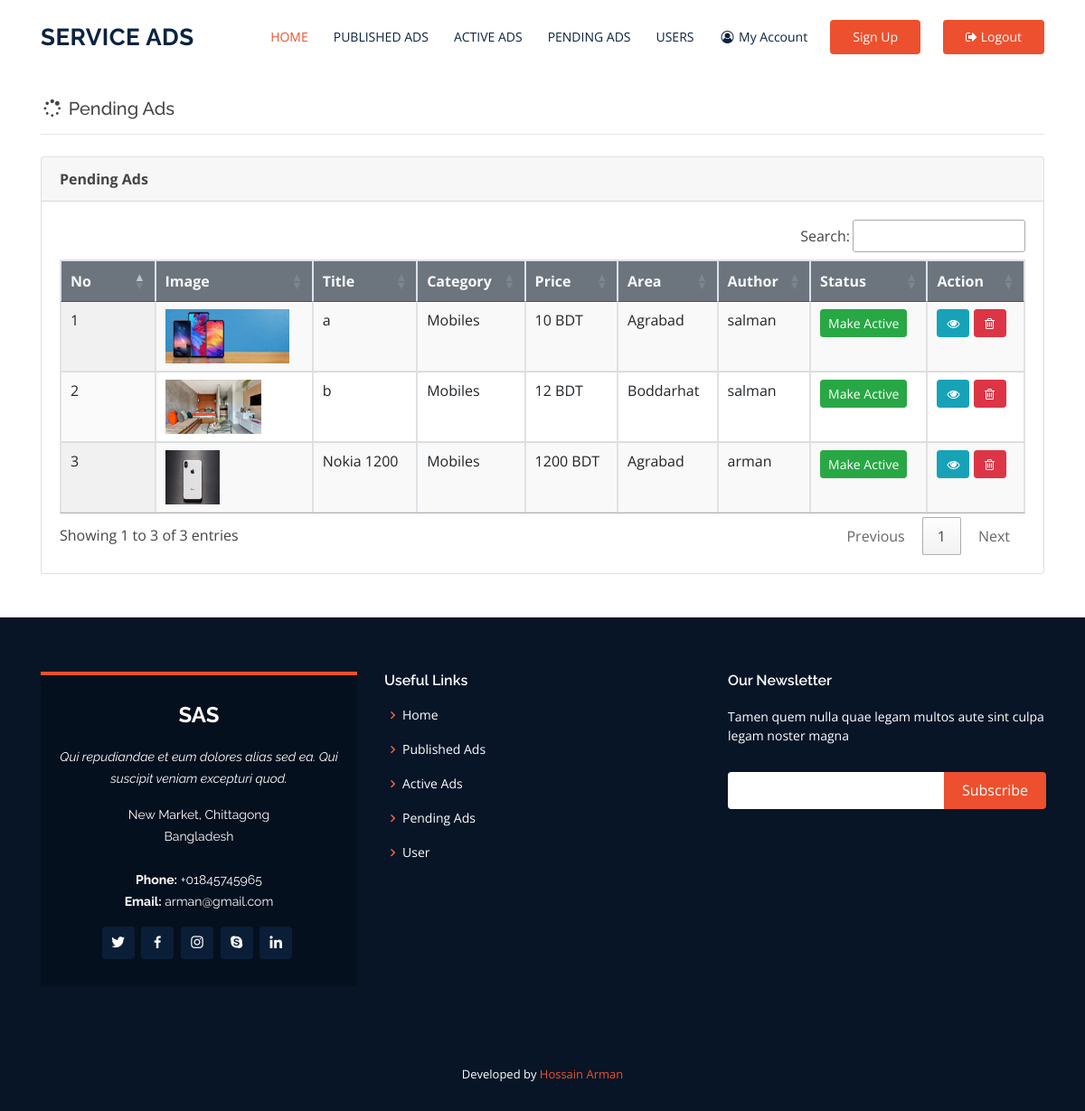
The app's page /pending_ads.php (signed in) with its own data.
### tables this page shows
CREATE TABLE IF NOT EXISTS `tb_upload_ads` (
  `ad_id` bigint(20) NOT NULL AUTO_INCREMENT,
  `ad_title` varchar(255) DEFAULT NULL,
  `ad_category` varchar(255) DEFAULT NULL,
  `area` varchar(255) DEFAULT NULL,
  `ad_fixed_price_or_not` varchar(255) DEFAULT NULL,
  `ad_price` double DEFAULT NULL,
  `ad_brand_name` varchar(255) DEFAULT NULL,
  `ad_description` varchar(255) DEFAULT NULL,
  `product_code` varchar(255) DEFAULT NULL,
  `ad_image` varchar(255) DEFAULT NULL,
  `upload_date` varchar(255) DEFAULT NULL,
  `ad_status` int(11) DEFAULT '0',
  `u_name` varchar(100) DEFAULT NULL,
  `entry_time` datetime DEFAULT NULL,
  PRIMARY KEY (`ad_id`)
);

### include/Database.php (called while the page is built, shortened)
<?php
Class Database{
 public $host   = DB_HOST;
 public $user   = DB_USER;
 public $pass   = DB_PASS;
 public $dbname = DB_NAME;
 public $link;
private function connectDB(){
 $this->link = new mysqli($this->host, $this->user, $this->pass,
  $this->dbname);
 }
public function select($query){
  $result = $this->link->query($query) or
   die($this->link->error.__LINE__);
  if($result->num_rows > 0){
    return $result;
  } else {
    return false;
  }
 }
}

### pending_ads.php (the view, shortened to what this page needs)
<?php
  include "include/Database.php";
 ?>
 <?php
   $db   = new Database();
   $sql  = "SELECT * FROM tb_upload_ads WHERE ad_status = 0";
   $read = $db->select($sql);
  ?>
<!DOCTYPE html>
<html lang="en">
<head>
  <link rel="stylesheet" href="font-awesome-4.7.0/css/font-awesome.min.css">
  <link rel="stylesheet" href="https://stackpath.bootstrapcdn.com/bootstrap/4.5.2/css/bootstrap.min.css">
  <link rel="stylesheet" href="https://cdn.datatables.net/1.10.22/css/jquery.dataTables.min.css">
  <link rel="stylesheet" href="https://cdn.datatables.net/buttons/1.6.4/css/buttons.dataTables.min.css">
  <link rel="stylesheet" href="https://cdn.datatables.net/responsive/2.2.3/css/responsive.dataTables.min.css">
  <link href="assets/vendor/bootstrap/css/bootstrap.min.css" rel="stylesheet">
  <link href="assets/vendor/icofont/icofont.min.css" rel="stylesheet">
  <link href="assets/vendor/boxicons/css/boxicons.min.css" rel="stylesheet">
  <link href="assets/vendor/animate.css/animate.min.css" rel="stylesheet">
  <link href="assets/vendor/remixicon/remixicon.css" rel="stylesheet">
  <link href="assets/vendor/venobox/venobox.css" rel="stylesheet">
  <link href="assets/vendor/owl.carousel/assets/owl.carousel.min.css" rel="stylesheet">
  <link href="assets/vendor/aos/aos.css" rel="stylesheet">
  <link href="assets/css/style.css" rel="stylesheet">
</head>
<body>
  <header id="header" class="fixed-top">
    <div class="container d-flex align-items-center">
      <h1 class="logo mr-auto"><a href="index.php">Service Ads</a></h1>
      <nav class="nav-menu d-none d-lg-block">
        <ul>
          <li class="active"><a href="admin_home.php">HOME</a></li>
          <li><a href="published_ads.php">PUBLISHED ADS</a></li>
          <li><a href="active_ads.php">ACTIVE ADS</a></li>
          <li><a href="pending_ads.php">PENDING ADS</a></li>
          <li><a href="user_list.php">USERS</a></li>
          <li><a href="admin_account.php"><i class="fa fa-user-circle-o fa-fw"></i> My Account</a></li>
        </ul>
      </nav>
      <a href="admin_signup.php" class="get-started-btn">Sign Up</a>
      <a href="logout_admin.php" onclick="return confirm('Are You sure you want to logout?');" class="get-started-btn"><i class="fa fa-sign-out" aria-hidden="true"></i> Logout</a>
    </div>
  </header>
  <br><br>
  <section id="pending_ads_adminside" class="pb-1 mb-1">
    <div class="container">
      <div class="row">
        <div class="col">
          <h5><i class="fa fa-spinner fa-spin fa-fw" aria-hidden="true"></i> Pending Ads</h5><hr>
        </div>
      </div>
    </div>
  </section>
    <section id="pending_ads_view" class="p-0 m-0">
      <div class="container">
        <div class="row">
          <div class="col">
            <div class="card">
              <div class="card-header"><strong>Pending Ads</strong></div>
              <div class="card-body">
                <form action="" method="post">
                  <table id="pending_ads_table" class="table table-bordered display nowrap" style="width:100%">
                    <thead class="bg-secondary text-light">
                      <tr>
                        <th>No</th>
                        <th>Image</th>
                        <th>Title</th>
                        <th>Category</th>
                        <th>Price</th>
                        <th>Area</th>
                        <th>Author</th>
                        <th>Status</th>
                        <th>Action</th>
                      </tr>
                    </thead>
                    <tbody>
                      <?php if($read){ $i = 0; ?>
                      <?php while($result = $read->fetch_assoc()){ $i = $i + 1; ?>
                      <tr>
                        <td><?php echo $i; ?></td>
                        <td><img src="<?php echo $result['ad_image']; ?>" weight="60" height="60"></td>
                        <td><?php echo $result['ad_title']; ?></td>
                        <td><?php echo $result['ad_category']; ?></td>
                        <td><?php echo $result['ad_price']." BDT"; ?></td>
                        <td><?php echo $result['area']; ?></td>
                        <td><?php echo $result['u_name']; ?></td>
                        <td>
                          <a href="verify_user_ads.php?ad_id=<?php echo $result['ad_id']; ?>&product_code=<?php echo $result['product_code']; ?>" class="btn btn-success btn-sm">Make Active</a>
                        </td>
                        <td><a href="pending_ads_view.php?ad_id=<?php echo $result['ad_id']; ?>" title="view" class="btn btn-info btn-sm"><i class="fa fa-eye fa-fw" aria-hidden="true"></i></a> <a href="delete_data.php?pending_ad_id=<?php echo $result['ad_id']; ?>" onclick="return confirm('Are you sure you want to delete this item')" title="delete" class="btn btn-danger btn-sm"><i class="fa fa-trash-o fa-fw" aria-hidden="true"></i></a></td>
                      </tr>
                      <?php } ?>
                      <?php }else{ ?>
                      <?php $msg = '<div class="alert alert-warning alert-dismissable w-75 m-auto" id="flash-msg">No Data Found!</div><br />';
                        echo $msg; ?>
                      <?php } ?>
                    </tbody>
                  </table>
                </form>
              </div>
            </div>
        </div>
      </div>
    </section><br><br>
    <footer id="footer">
      <div class="footer-top">
        <div class="container">
          <div class="row">
            <div class="col-lg-4 col-md-6">
              <div class="footer-info">
                <h3>SAS</h3>
                <p class="pb-3"><em>Qui repudiandae et eum dolores alias sed ea. Qui suscipit veniam excepturi quod.</em></p>
                <p>
                  New Market, Chittagong<br>
                  Bangladesh<br><br>
                  <strong>Phone:</strong> +01845745965<br>
                  <strong>Email:</strong> arman@gmail.com<br>
                </p>
                <div class="social-links mt-3">
                  <a href="#" class="twitter"><i class="bx bxl-twitter"></i></a>
                  <a href="#" class="facebook"><i class="bx bxl-facebook"></i></a>
                  <a href="#" class="instagram"><i class="bx bxl-instagram"></i></a>
                  <a href="#" class="google-plus"><i class="bx bxl-skype"></i></a>
                  <a href="#" class="linkedin"><i class="bx bxl-linkedin"></i></a>
                </div>
              </div>
            </div>
            <div class="col-lg-4 col-md-6 footer-links">
              <h4>Useful Links</h4>
              <ul>
                <li><i class="bx bx-chevron-right"></i> <a href="admin_home.php">Home</a></li>
                <li><i class="bx bx-chevron-right"></i> <a href="#published_ads.php">Published Ads</a></li>
                <li><i class="bx bx-chevron-right"></i> <a href="active_ads.php">Active Ads</a></li>
                <li><i class="bx bx-chevron-right"></i> <a href="pending_ads.php">Pending Ads</a></li>
                <li><i class="bx bx-chevron-right"></i> <a href="user_list.php">User</a></li>
              </ul>
            </div>
            <div class="col-lg-4 col-md-6 footer-newsletter">
              <h4>Our Newsletter</h4>
              <p>Tamen quem nulla quae legam multos aute sint culpa legam noster magna</p>
              <form action="" method="post">
                <input type="email" name="email"><input type="submit" value="Subscribe">
              </form>
            </div>
          </div>
        </div>
      </div>
      <div class="container">
        <hr>
        <div class="credits">
          Developed by <a href="#">Hossain Arman</a>
        </div>
      </div>
    </footer>
</body>
</html>

### assets/css/style.css (style rules this page uses)
body { font-family: "Open Sans", sans-serif; color: #444444; }
a { color: #ed502e; }
h1, h2, h3, h4, h5, h6 { font-family: "Raleway", sans-serif; }
#header { background: #fff; transition: all 0.5s; z-index: 997; padding: 20px 0; }
#header .logo { font-size: 26px; margin: 0; padding: 0; line-height: 1; font-weight: 700; letter-spacing: 0.5px; text-transform: uppercase; }
#header .logo a { color: #0b2341; }
.nav-menu ul { margin: 0; padding: 0; list-style: none; }
.nav-menu > ul { display: flex; }
.nav-menu > ul > li { position: relative; white-space: nowrap; padding: 10px 0 10px 28px; }
.nav-menu a { display: block; position: relative; color: #0b2341; transition: 0.3s; font-size: 14px; font-family: "Open Sans", sans-serif; }
.nav-menu a:hover, .nav-menu .active > a, .nav-menu li:hover > a { color: #ed502e; }
.get-started-btn { margin-left: 25px; background: #ed502e; color: #fff; border-radius: 4px; padding: 8px 25px 9px 25px; white-space: nowrap; transition: 0.3s; font-size: 14px; display: inline-block; }
.mobile-nav { position: fixed; top: 55px; right: 15px; bottom: 15px; left: 15px; z-index: 9999; overflow-y: auto; background: #fff; transition: ease-in-out 0.2s; opacity: 0; visibility: hidden; border-radius: 10px; padding: 10px 0; }
.mobile-nav * { margin: 0; padding: 0; list-style: none; }
.mobile-nav a { display: block; position: relative; color: #0b2341; padding: 10px 20px; font-weight: 500; outline: none; }
.mobile-nav a:hover, .mobile-nav .active > a, .mobile-nav li:hover > a { color: #ed502e; text-decoration: none; }
section { padding: 60px 0; }
#footer { background: #071527; padding: 0 0 30px 0; color: #fff; font-size: 14px; }
#footer .footer-top { padding: 60px 0 30px 0; }
#footer .footer-top .footer-info { margin-bottom: 15px; background: #05101e; border-top: 4px solid #ed502e; text-align: center; padding: 30px 20px; }
#footer .footer-top .footer-info h3 { font-size: 24px; margin: 0 0 20px 0; padding: 2px 0 2px 0; line-height: 1; font-weight: 700; }
#footer .footer-top .footer-info p { font-size: 14px; line-height: 24px; margin-bottom: 0; font-family: "Raleway", sans-serif; }
#footer .footer-top .social-links a { font-size: 18px; display: inline-block; color: #fff; line-height: 1; padding: 8px 0; margin-right: 4px; border-radius: 4px; text-align: center; width: 36px; height: 36px; transition: 0.3s; background: #0a1e38; }
#footer .footer-top h4 { font-size: 16px; font-weight: 600; color: #fff; position: relative; padding-bottom: 12px; }
#footer .footer-top .footer-links { margin-bottom: 30px; }
#footer .footer-top .footer-links ul { list-style: none; padding: 0; margin: 0; }
#footer .footer-top .footer-links ul i { padding-right: 2px; color: #ef6445; font-size: 18px; line-height: 1; }
#footer .footer-top .footer-links ul li { padding: 10px 0; display: flex; align-items: center; }
#footer .footer-top .footer-links ul li:first-child { padding-top: 0; }
#footer .footer-top .footer-links ul a { color: #fff; transition: 0.3s; display: inline-block; line-height: 1; }
#footer .footer-top .footer-newsletter form { margin-top: 30px; background: #fff; padding: 6px 10px; position: relative; border-radius: 4px; }
#footer .footer-top .footer-newsletter form input[type="email"] { border: 0; padding: 4px; width: calc(100% - 110px); }
#footer .footer-top .footer-newsletter form input[type="submit"] { position: absolute; top: 0; right: -2px; bottom: 0; border: 0; background: none; font-size: 16px; padding: 0 20px 2px 20px; background: #ed502e; color: #fff; transition: 0.3s; border-radius: 0 4px 4px 0; }
#footer .credits { padding-top: 10px; text-align: center; font-size: 13px; color: #fff; }

### records on screen
tb_upload_ads: ad_image (picture), ad_title "a", ad_category "Mobiles", ad_price "10", area "Agrabad", u_name "salman"
tb_upload_ads: ad_image (picture), ad_title "b", ad_category "Mobiles", ad_price "12", area "Boddarhat", u_name "salman"
tb_upload_ads: ad_image (picture), ad_title "Nokia 1200", ad_category "Mobiles", ad_price "1200", area "Agrabad", u_name "arman"
